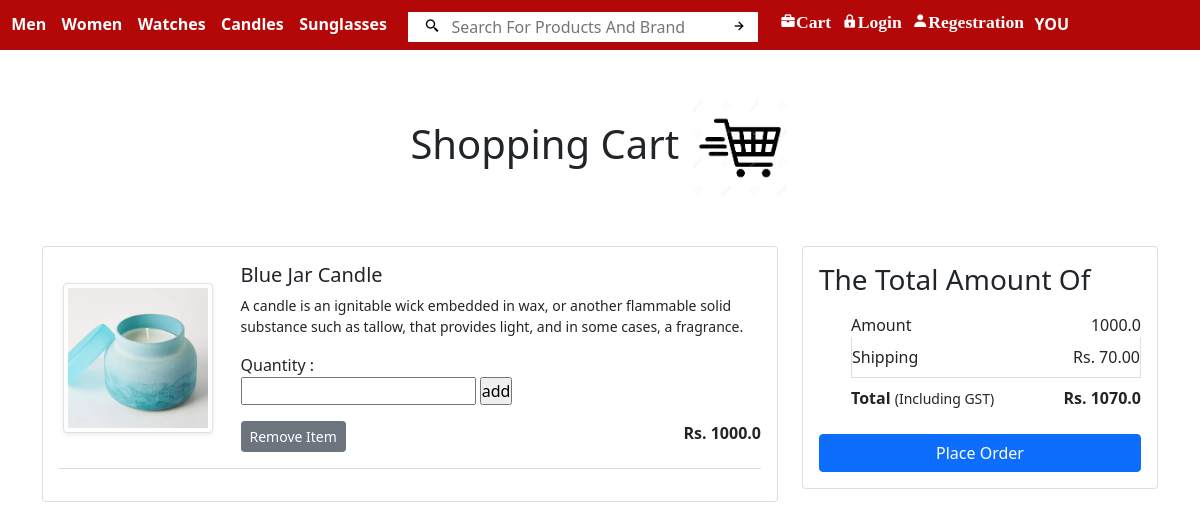
Page /showcart/ (signed in) on the committed database.
### app/models.py (models this page shows, shortened)
class Cart(models.Model):
    user=models.ForeignKey(User,on_delete=models.CASCADE)
    product=models.ForeignKey(Product,on_delete=models.CASCADE)
    quantity=models.PositiveIntegerField(default=1)

class Product(models.Model):
    name=models.CharField(max_length=100)
    sellingprice=models.FloatField()
    description=models.TextField()
    discountedprice=models.FloatField()
    quantity=models.IntegerField()
    brand=models.CharField(max_length=100)
    category=models.CharField(choices=ch,max_length=3)
    image=models.ImageField(upload_to="productimg")
    objects=models.Manager()
    products=MyManager()

### app/views.py (the view)
# urls.py: path('showcart/',views.ShowCart,name="showcart"),
def ShowCart(req):
    if req.method=="POST" and req.POST.get('change'):
        ch=int(req.POST.get('change'))
        user=req.user
        cart=Cart.objects.filter(user=user)
        amount=0.0
        global totalamount
        shipping_charges=70.0
        totalamount=0.0
        cart1=Cart.objects.all()
        if cart1:
            for i in cart1:
                print(i.id)
                print(i.user_id)
                print(i.product_id)
                print(i.quantity)
                tempamt=(ch*i.product.discountedprice)
                print(tempamt)
                tempamt = (ch*i.product.discountedprice)
                amount+=tempamt
                totalamount=amount+shipping_charges
    else:
        user=req.user
        cart=Cart.objects.filter(user=user)
        amount=0.0
        shipping_charges=70.0
        totalamount=0.0
        cart1=Cart.objects.all()
        if cart1:
            for i in cart1:
                tempamt=(i.product.discountedprice)
                amount+=tempamt
                totalamount=amount+shipping_charges
    return render(req,"app/cart.html",{"cart":cart,"totalamount":totalamount,"amount":amount})

### app/templates/app/cart.html (shortened to what this page needs)
{% extends 'app/base.html' %}
{% load static %}
{% block one %}
<div class="container my-5">
    <div class="row">
        {% if cart %}
        <h1 class="text-center mb-5">Shopping Cart <img src="{% static 'app/images/cart.png' %}" alt="" height="100"></h1>
        <div class="col-sm-8">
            <div class="card">
                <div class="card-body">
                    {% for c in cart %}
                    <div class="row">
                    <div class="col-sm-3 text-center align-self-center">
                        <img src="{{c.product.image.url}}" alt="" class="img-fluid img-thumbnail shadow-sm" height="150"
                            width="150">
                    </div>
                    <div class="col-sm-9">
                        <div>
                            <h5>{{c.product.name}}</h5>
                            <p class="mb-2 text-muuted small">{{c.product.description}}</p>
                            <div class="my-3">
                                <label for="quantity">Quantity : </label>
                                <form action="" method="post">
                                   <input type="number" name="change" id="change" value="">
                                   <input type="submit" value="add">
                                </form>
                            </div>
                            <div class="d-flex justify-content-between">
                                <a href="{% url 'remove' c.id %}" class="remove-cart btn btn-sm btn-secondary mr-3"
                                    >Remove Item</a>
                                <p class="mb-0"><span><strong>Rs. {{c.product.discountedprice}}</strong></span></p>
                            </div>
                        </div>
                    </div>
                </div>
                <hr class="text-muted">
                {% endfor %}
            </div>
        </div>
    </div>
        <div class="col-sm-4">
            <div class="card">
                <div class="card-body">
                    <h3>The Total Amount Of</h3>
                    <ul>
                        <li class="list-group-item d-flex justify-content-between align-self-center border-0 px-0 pb-0">
                            Amount <span>{{amount}}</span></li>
                        <li class="list-group-item d-flex justify-content-between align-self-center  px-0 ">
                            Shipping<span>Rs. 70.00</span></li>
                        <li class="list-group-item d-flex justify-content-between align-self-center border-0 px-0 mb-3">
                            <div>
                                <strong>Total</strong> <small>(Including GST)</small>
                            </div>
                            <span id="totalamount"><strong>Rs. {{totalamount}}</strong></span>
                        </li>
                    </ul>
                    <div class="d-grid"><a href="{% url 'item_payment' %}" class=" btn btn-primary">Place Order</a></div>
                </div>
            </div>
        </div>
        {% else %}
        <h1 class="text-center mb-5">Cart Is Empty</h1>
        <div class="cart"><img src="{% static 'app/images/cart.png' %}" alt=""></div>
        {% endif %}
    </div>
</div>
{% endblock one %}

### app/static/app/css/style.css (style rules this page uses)
* { padding: 0; margin: 0; }

### rows in the picture
Cart: product.image (picture), product.name "Blue Jar Candle", product.description "A candle is an ignitable wick embedded in wax, or another flammable solid substance such as tallow, that provides light, and in some cases, a fragrance.", product.discountedprice "1000.0"

### other values in the picture
{{ amount }} "1000.0"
{{ totalamount }} "1070.0"
